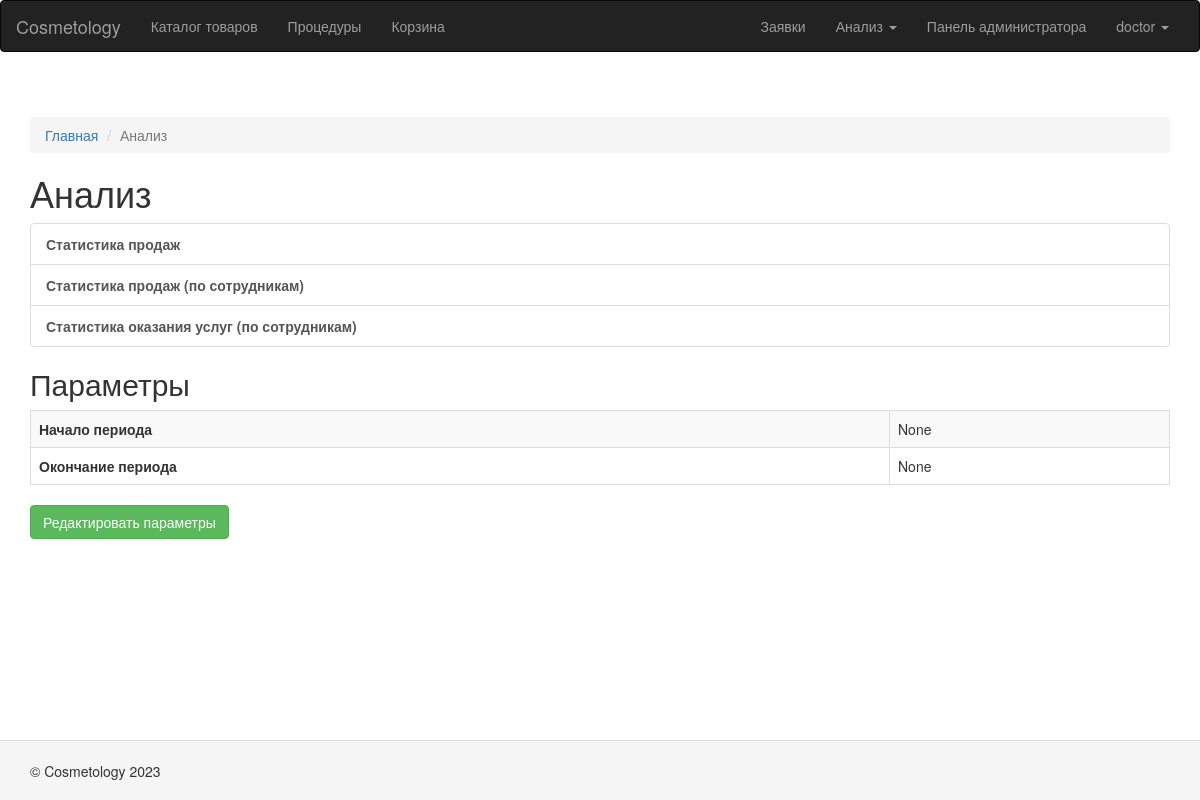
The app's page /report/detail/ (signed in) with its own data.
### website/models.py (models this page shows, shortened)
class User(AbstractUser):
    db_table = 'auth_user'
    middle_name = models.CharField("Отчество", "middle_name", max_length=50, null=True, blank=True)
    """Отчество"""
    gender = models.ForeignKey('Gender', on_delete=models.SET_NULL, verbose_name="Пол",
                                  null=True, blank=True)
    """Тип пользователя"""
    birthday = models.DateField("Дата рождения", "birthday", null=True, blank=True)
    """Дата рождения"""
    description = models.TextField("Примечание", "description", null=True, blank=True)
    """Примечание"""
    phone = models.CharField("Телефон", "phone", max_length=255, null=True, blank=True)
    """Номер телефона заявителя"""
    address = models.CharField("Адрес", "address", max_length=255, null=True, blank=True)
    """Адрес"""
    user_type = models.ForeignKey('UserType', on_delete=models.SET_NULL, verbose_name="Тип пользователя",
                                  null=True, blank=True)
    """Тип пользователя"""
    report_date_1 = models.DateField("Начало периода", "report_date_1", null=True, blank=True)
    """Начало периода"""
    report_date_2 = models.DateField("Окончание периода", "report_date_2", null=True, blank=True)
    """"Окончание периода"""
    def groups_str(self):
        result = None
        for item in self.groups.all():
            if result is not None:
                result += ", "
            else:
                result = ""
            result += item.name
        return result
    groups_str.short_description = "Группы"
    groups_str.allow_tags = True
    def in_group_by_id (self, group_id):
        return self.groups.filter(id=group_id).exists()
    def is_client (self):
        return self.in_group_by_id(4)
    class Meta:
        verbose_name = "Пользователь"
        verbose_name_plural = "Пользователи"

### website/views.py (the view)
# urls.py: path('report/detail/', ReportSettingsDetailView.as_view(), name='report-settings-detail'),
class ReportSettingsDetailView(LoginRequiredMixin, UserPassesTestOrganizationOrAdmin,  TemplateView):
    title = 'Анализ'
    template_name = 'report/detail.html'
    login_url = '/login'
    def get_context_data(self, *args, **kwargs):
        context = super(ReportSettingsDetailView, self).get_context_data(*args, **kwargs)
        context['model'] = self.request.user
        return context

### project/current_user.py (called while the page is built)
    def __call__(self, request):
        _user.value = request.user
        return self.get_response(request)

### website/access_control.py (called while the page is built)
    def test_func(self):
        user = self.request.user
        if user:
            if user.is_superuser:
                return True
            if not user.is_client():
                return True
        return False

### templates/report/detail.html (shortened to what this page needs)
{% extends 'base.html' %}
{% load static %}
{% load crispy_forms_tags %}
{% block breadcrumbs %}
    <ol class="breadcrumb">
        <li><a href="{% url "home" %}">Главная</a></li>
        <li class="active">{{ view.title }}</li>
    </ol>
{% endblock breadcrumbs %}
{% block content %}
    <h1>{{ view.title }}</h1>
    <div class="list-group">
        <a href="{% url "report-sale-list" %}" class="list-group-item"><b>Статистика продаж</b></a>
        <a href="{% url "report-sale-list-by-user" %}" class="list-group-item"><b>Статистика продаж (по сотрудникам)</b></a>
        <a href="{% url "report-service-stat-by-user" %}" class="list-group-item"><b>Статистика оказания услуг (по сотрудникам)</b></a>
    </div>
    <h2>Параметры</h2>
    <table id="w0" class="table table-striped table-bordered detail-view">
        <tr>
            <th>Начало периода</th>
            <td>{{ model.report_date_1 }}</td>
        </tr>
        <tr>
            <th>Окончание периода</th>
            <td>{{ model.report_date_2 }}</td>
        </tr>
    </table>
    <p>
        <a href="{% url "report-settings-update" %}" class="btn btn-success">Редактировать параметры</a>
    </p>
{% endblock content %}

### templates/base.html (shortened to what this page needs)
<!DOCTYPE html>
{% load static %}
<html>
<head>
    {% load bootstrap3 %}
    {% bootstrap_css %}
    <link href="{% static "css/site.css" %}" rel="stylesheet"/>
</head>
<body>
<div class="wrap">
    <nav id="w2" class="navbar navbar-inverse">
        <div class="container-fluid">
            <div class="navbar-header">
                <a class="navbar-brand" href="{% url "home" %}">Cosmetology</a>
            </div>
            <div id="w2-collapse" class="collapse navbar-collapse">
                <ul id="w3" class="navbar-nav nav">
                    <li><a href="{% url "catalog-list" %}" tabindex="-1">Каталог товаров</a></li>
                    <li><a href="{% url "procedure-list" %}" tabindex="-1">Процедуры</a></li>
                    <li><a href="{% url "basket-list" %}" tabindex="-1">Корзина</a></li>
                </ul>
                <ul id="w3" class="navbar-nav nav navbar-right">
                    {% if request.user.is_authenticated %}
                        <li><a href="{% url "request-list" %}" tabindex="-1">Заявки</a></li>
                        {% if not request.user.is_client %}
                            <li class="dropdown"><a class="dropdown-toggle" href="#" data-toggle="dropdown">Анализ
                                <span class="caret"></span></a>
                            </li>
                            <li><a href="/admin">Панель администратора</a></li>
                        {% endif %}
                        <li class="dropdown"><a class="dropdown-toggle" href="#"
                                                data-toggle="dropdown">{{ request.user.username }}
                            <span class="caret"></span></a>
                        </li>
                    {% else %}
                        <li><a href="{% url "login" %}">Вход</a></li>
                    {% endif %}
                </ul>
            </div>
        </div>
    </nav>
    <br>
    <div class="container">
        {% block breadcrumbs %}
        {% endblock breadcrumbs %}
        {% block content %}
        {% endblock content %}
    </div>
</div>
<footer class="footer">
    <div class="container">
        <p class="pull-left">© Cosmetology 2023</p>
    </div>
</footer>
</body>
</html>

### static/css/site.css (style rules this page uses)
html, body { height: 100%; }
p { text-align:justify; }
.wrap { min-height:100%; height: auto; margin: 0 auto -60px; padding: 0 0 60px; }
.wrap > .container { padding: 25px 15px 20px; }
.footer { height: 60px; background-color: #f5f5f5; border-top: 1px solid #ddd; padding-top: 20px; }

### records on screen
User: user.username "doctor", report_date_1 "None", report_date_2 "None"

### other values on screen
{{ view.title }} "Анализ"
